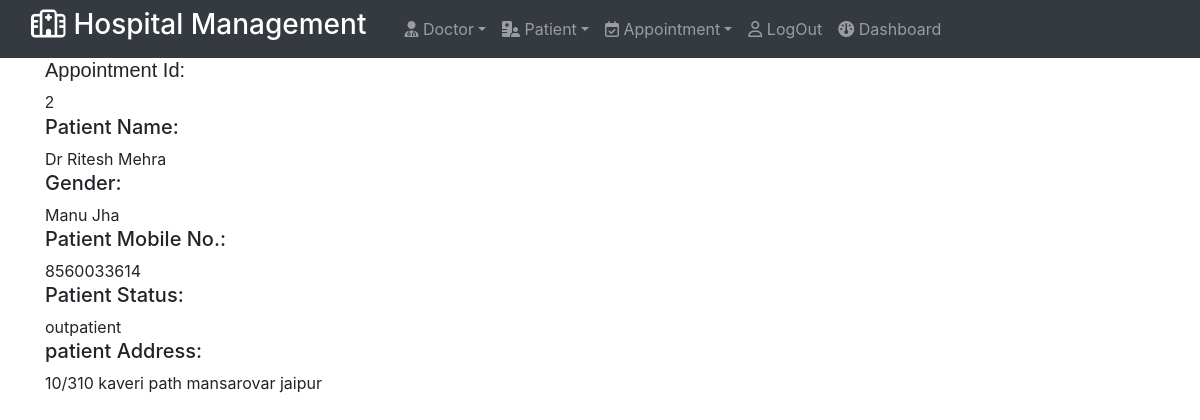
Page /app_detail/2 (signed in) on the committed database.
### hospital/models.py (models this page shows, shortened)
class Appointment(models.Model):
    doctor=models.ForeignKey(Doctor, on_delete=models.CASCADE)
    patient=models.ForeignKey(Patient,on_delete=models.CASCADE)
    ap_date=models.DateField()
    ap_time=models.TimeField()
    doc_fee=models.IntegerField(default=350)

class Doctor(models.Model):
    name=models.CharField(max_length=255)
    department=models.CharField(max_length=255)
    mobile=models.IntegerField()
    status=models.CharField(max_length=150)
    doctor_ap_date=models.DateField(auto_now=True)
    fees=models.IntegerField(default=350)
    resident=models.TextField(default="-")
    def __str__(self):
        return self.name

class Patient(models.Model):
    name=models.CharField(max_length=200)
    age=models.IntegerField()
    gender=models.CharField(max_length=50)
    mobile=models.IntegerField()
    email=models.EmailField(null=True)
    address=models.CharField(max_length=250)
    status=models.CharField(max_length=150)
    def __str__(self):
        return self.name

### hospital/views.py (the view)
# urls.py: path('app_detail/<int:aid>',views.app_detail,name='app_detail'),
def app_detail(request,aid):
    if not request.user.is_staff:
        messages.info(request, f'You are not authorised staff to view this page')
        return redirect('log_in')
    appoint=Appointment.objects.get(id=aid)
    context={'type':'appoint','appointment':appoint}
    return render(request,'detail.html',context)

### templates/detail.html (shortened to what this page needs)
{% extends "index.html" %}
{% block body %}
<div class="container">
    {% if  type == 'doctor' %}
        <span><h5 class="heading">Doctor Id:&nbsp;</h5>{{doctor.id}}</span>
        <span><h5 class="heading">Doctor Name:&nbsp;</h5>{{doctor.name}}</span><span class="span-right"><h5 class="heading">Department:&nbsp;</h5>{{doctor.department}}</span>
        <span><h5 class="heading">Contact:&nbsp;</h5>{{doctor.mobile}}</span><span class="span-right"><h5 class="heading">Status:&nbsp;</h5>{{doctor.status}}</span>
        <span><h5 class="heading">Checkup Fee:&nbsp;</h5>{{doctor.fees}}</span>
        <span><h5 class="heading">Residential Address:&nbsp;</h5>{{doctor.resident}}</span>
    {% elif type == 'appoint' %}
    <div class="ap">
        <span class="span-left"><h5 class="heading">Appointment Id:&nbsp;</h5>{{appointment.id}}</span>
    </div>
    <div>
        <span class="span-left"><h5 class="heading">Patient Name:&nbsp;</h5>{{appointment.doctor}}</span><span class="span-right"><h5 class="heading">Gender:&nbsp;</h5>{{appointment.patient}}</span>
    </div>
    <div>
        <span class="span-left"><h5 class="heading">Patient Mobile No.:&nbsp;</h5>{{appointment.patient.mobile}}</span><span class="span-right"><h5 class="heading">Patient Status:&nbsp;</h5>{{appointment.patient.status}}</span>
    </div>
    <div>
        <span class="span-left"><h5 class="heading">patient Address:&nbsp;</h5>{{appointment.patient.address}}</span>
    </div>
    {% endif %}
</div>
{% endblock body %}

### static/hospital.css (style rules this page uses)
body { width:100%; }
.ap span { font-family: sans-serif; text-align: justify; }

### rows in the picture
Appointment: id "2", doctor "Dr Ritesh Mehra", patient "Manu Jha", patient.mobile "8560033614", patient.status "outpatient", patient.address "10/310 kaveri path mansarovar jaipur"
